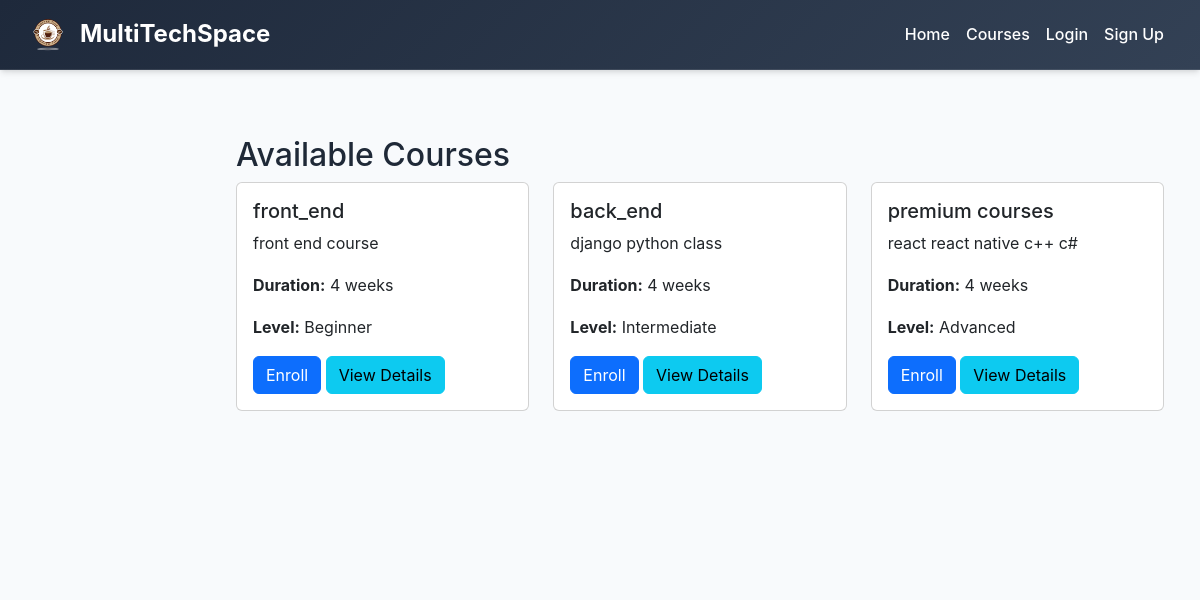
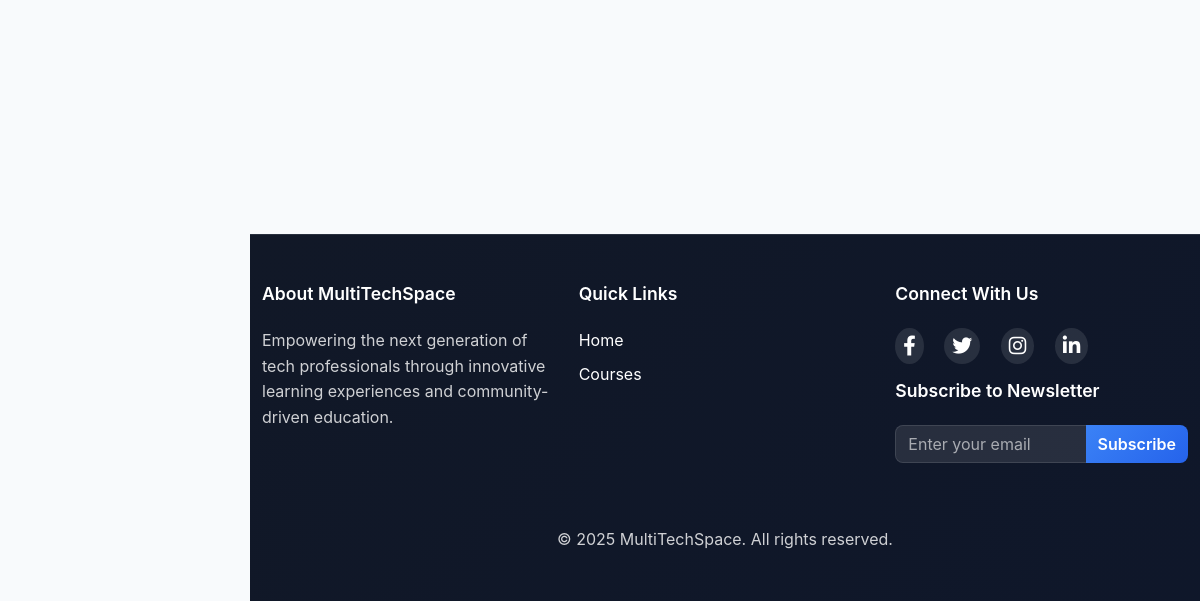
Before: /courses/ with the older database file (2 pictures, top to bottom).
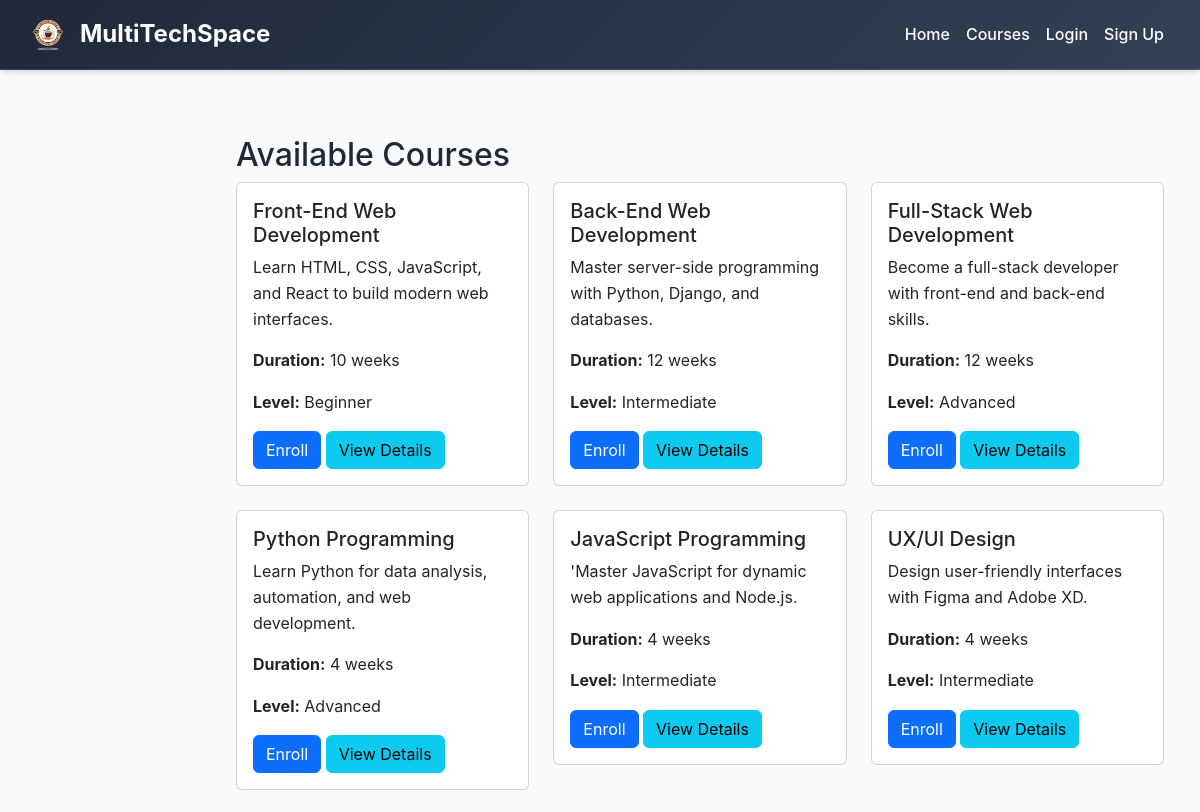
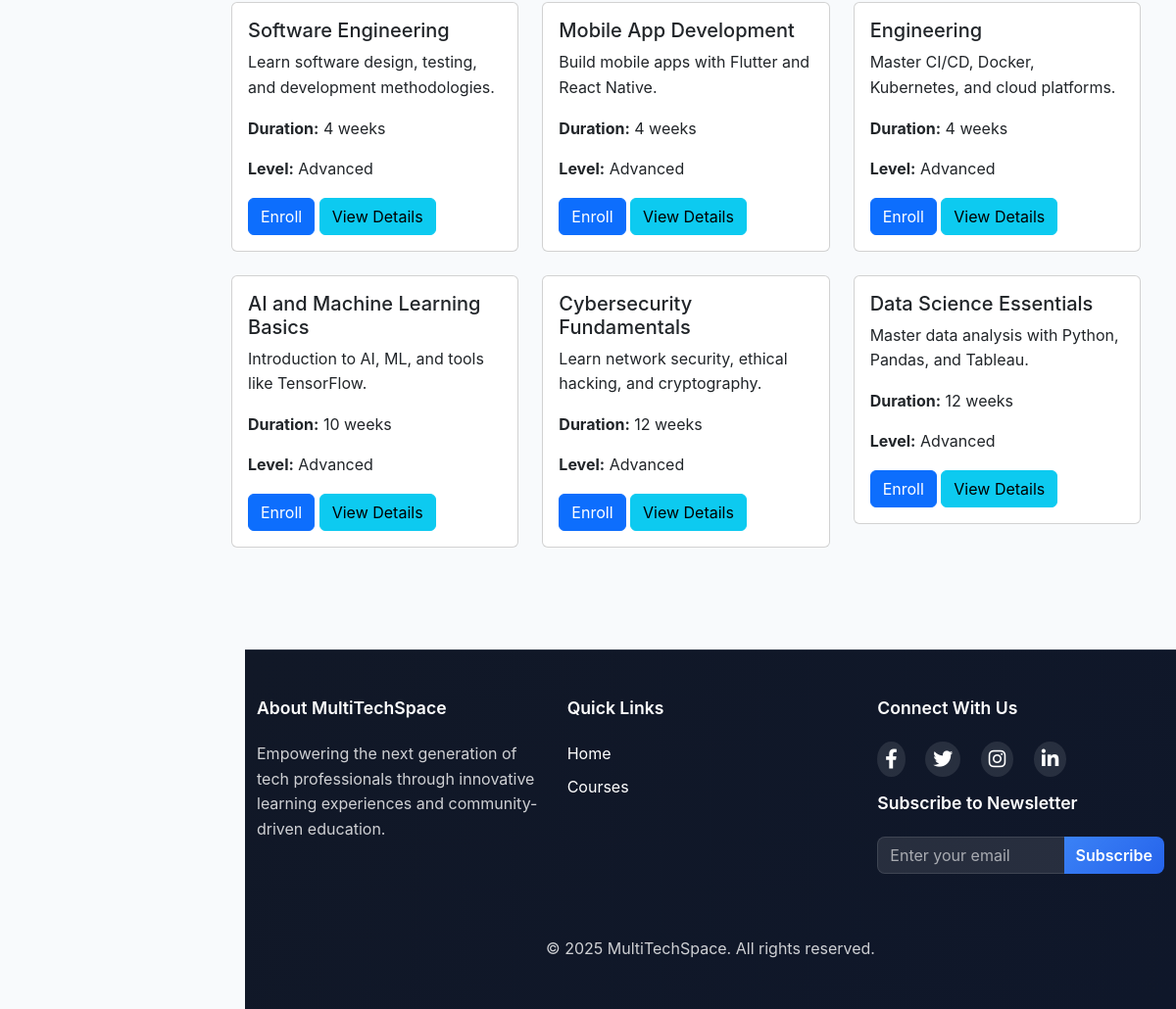
After: the same page with the newer database file (2 pictures, top to bottom).
### core/models.py (models this page shows, shortened)
class Course(models.Model):
    LEVEL_CHOICES = (
        ('Beginner', 'Beginner'),
        ('Intermediate', 'Intermediate'),
        ('Advanced', 'Advanced'),
    )
    title = models.CharField(max_length=200)
    description = models.TextField()
    duration = models.IntegerField()
    level = models.CharField(max_length=20, choices=LEVEL_CHOICES)
    facilitator = models.ForeignKey(User, on_delete=models.SET_NULL, null=True, blank=True)
    price = models.DecimalField(max_digits=10, decimal_places=2, default=0.00)

### core/views.py (the view)
# urls.py: path('courses/', views.course_list, name='course_list'),
def course_list(request):
    courses = Course.objects.all()
    enrolled_course_ids = []
    if request.user.is_authenticated:
        enrolled_course_ids = CourseEnrollment.objects.filter(user=request.user).values_list('course_id', flat=True)
    return render(request, 'core/course_list.html', {'courses': courses, 'enrolled_course_ids': enrolled_course_ids, 'logo_base64': settings.LOGO_BASE64})

### templates/core/course_list.html (shortened to what this page needs)
{% extends 'core/base.html' %}
{% block content %}
<div class="container mt-5">
    <h2>Available Courses</h2>
    {% if courses %}
        <div class="row">
            {% for course in courses %}
                <div class="col-md-4 mb-4">
                    <div class="card">
                        <div class="card-body">
                            <h5 class="card-title">{{ course.title }}</h5>
                            <p class="card-text">{{ course.description|truncatewords:20 }}</p>
                            <p><strong>Duration:</strong> {{ course.duration }} weeks</p>
                            <p><strong>Level:</strong> {{ course.level }}</p>
                            {% if course.id in enrolled_course_ids %}
                                <p class="text-success">Enrolled</p>
                            {% else %}
                                <a href="{% url 'enroll_course' course.id %}" class="btn btn-primary">Enroll</a>
                            {% endif %}
                            <a href="{% url 'course_detail' course.id %}" class="btn btn-info">View Details</a>
                        </div>
                    </div>
                </div>
            {% endfor %}
        </div>
    {% else %}
        <p>No courses available.</p>
    {% endif %}
</div>
{% endblock %}

### templates/core/base.html (shortened to what this page needs)
{% load static %}
<!DOCTYPE html>
<html lang="en">
<head>
    <link href="https://cdn.jsdelivr.net/npm/bootstrap@5.3.0/dist/css/bootstrap.min.css" rel="stylesheet">
    <link rel="stylesheet" href="https://cdnjs.cloudflare.com/ajax/libs/font-awesome/6.4.0/css/all.min.css">
    <link rel="stylesheet" href="https://cdn.jsdelivr.net/npm/izitoast@1.4.0/dist/css/iziToast.min.css">
    <link rel="stylesheet" href="{% static 'css/base.css' %}">
</head>
<body>
    <nav class="navbar navbar-expand-lg navbar-dark bg-primary fixed-top">
        <div class="container-fluid">
            <a class="navbar-brand" href="{% url 'landing' %}">
                <img src="{% static 'images/logo.png' %}" alt="MultiTechSpace Logo" width="40" class="d-inline-block align-text-top">
                MultiTechSpace
            </a>
            <div class="collapse navbar-collapse" id="navbarNav">
                <ul class="navbar-nav ms-auto">
                    <li class="nav-item">
                        <a class="nav-link" href="{% url 'landing' %}">Home</a>
                    </li>
                    <li class="nav-item">
                        <a class="nav-link" href="{% url 'course_list' %}">Courses</a>
                    </li>
                    {% if user.is_authenticated %}
                        <li class="nav-item">
                            <a class="nav-link" href="{% url 'inbox' %}">Messages</a>
                        </li>
                        {% if user.is_staff %}
                            <li class="nav-item">
                                <a class="nav-link" href="{% url 'admindashboard' %}">Admin</a>
                            </li>
                        {% endif %}
                        <li class="nav-item dropdown">
                            <a class="nav-link dropdown-toggle" href="#" id="accountDropdown" role="button" data-bs-toggle="dropdown" aria-expanded="false">
                                Account
                            </a>
                            <ul class="dropdown-menu" aria-labelledby="accountDropdown">
                                {% if user.profile.user_type == 'student' %}
                                    <li><a class="dropdown-item" href="{% url 'student_dashboard' %}">Dashboard</a></li>
                                {% elif user.profile.user_type == 'facilitator' %}
                                    <li><a class="dropdown-item" href="{% url 'facilitator_dashboard' %}">Dashboard</a></li>
                                    <li><a class="dropdown-item" href="{% url 'facilitator_application' %}">Apply for Courses</a></li>
                                {% endif %}
                                <li><hr class="dropdown-divider"></li>
                                <li><a class="dropdown-item" href="{% url 'logout' %}">Logout</a></li>
                            </ul>
                        </li>
                    {% else %}
                        <li class="nav-item">
                            <a class="nav-link" href="{% url 'user_login' %}">Login</a>
                        </li>
                        <li class="nav-item">
                            <a class="nav-link" href="{% url 'register' %}">Sign Up</a>
                        </li>
                    {% endif %}
                </ul>
            </div>
        </div>
    </nav>
    <div class="container-fluid" style="margin-top: 56px;">
        <div class="row">
            <main class="col-md-9 ms-sm-auto col-lg-10 px-md-4">
                {% block content %}{% endblock %}
            </main>
        </div>
    </div>
    <footer class="bg-dark text-white py-5 mt-5">
        <div class="container">
            <div class="row">
                <div class="col-md-4 mb-4">
                    <h5>About MultiTechSpace</h5>
                    <p>Empowering the next generation of tech professionals through innovative learning experiences and community-driven education.</p>
                </div>
                <div class="col-md-4 mb-4">
                    <h5>Quick Links</h5>
                    <ul class="list-unstyled">
                        <li><a href="{% url 'landing' %}" class="text-white text-decoration-none">Home</a></li>
                        <li><a href="{% url 'course_list' %}" class="text-white text-decoration-none">Courses</a></li>
                    </ul>
                </div>
                <div class="col-md-4 mb-4">
                    <h5>Connect With Us</h5>
                    <div class="mb-3">
                        <a href="https://www.facebook.com/multitechspace" class="text-white me-3"><i class="fab fa-facebook-f"></i></a>
                        <a href="https://x.com/firstso14272266?s=21" class="text-white me-3"><i class="fab fa-twitter"></i></a>
                        <a href="https://www.instagram.com/valentineucheena?igsh=MXgzZzE0Nmh1Zzg5aQ%3D%3D&utm_source=qr" class="text-white me-3"><i class="fab fa-instagram"></i></a>
                        <a href="https://linkedin.com/in/valentine-uchenna-678355284" class="text-white"><i class="fab fa-linkedin-in"></i></a>
                    </div>
                    <h5>Subscribe to Newsletter</h5>
                    <form>
                        <div class="input-group mb-3">
                            <input type="email" class="form-control" placeholder="Enter your email" aria-label="Email">
                            <button class="btn btn-primary" type="submit">Subscribe</button>
                        </div>
                    </form>
                </div>
            </div>
            <div class="text-center mt-4">
                <p class="mb-0">© 2025 MultiTechSpace. All rights reserved.</p>
            </div>
        </div>
    </footer>
</body>
</html>

### static/css/base.css (style rules this page uses)
:root { --primary: #1e293b; --primary-light: #334155; --primary-dark: #0f172a; --primary-gradient: linear-gradient(135deg, #1e293b 0%, #334155 100%); --secondary: #64748b; --secondary-light: #94a3b8; --secondary-dark: #475569; --accent: #3b82f6; --accent-light: #60a5fa; --accent-dark: #2563eb; --accent-gradient: linear-gradient(135deg, #3b82f6 0%, #2563eb 100%); --success: #059669; --success-light: #10b981; --warning: #d97706; --danger: #dc2626; --white: #ffffff; --light: #f8fafc; --light-gray: #f1f5f9; --medium-gray: #e2e8f0; --dark-gray: #374151; --dark: #111827; --text-primary: #1f2937; --text-secondary: #6b7280; --text-light: #9ca3af; --text-white: #ffffff; --text-muted: #64748b; --bg-primary: #ffffff; --bg-secondary: #f8fafc; --bg-tertiary: #f1f5f9; --bg-dark: #1e293b; --hover-primary: #2563eb; --hover-secondary: #374151; --focus-ring: rgba(59, 130, 246, 0.3); --sidebar-width: 250px; --navbar-height: 70px; --border-radius: 8px; --box-shadow: 0 4px 6px -1px rgba(0, 0, 0, 0.1), 0 2px 4px -1px rgba(0, 0, 0, 0.06); --box-shadow-lg: 0 10px 15px -3px rgba(0, 0, 0, 0.1), 0 4px 6px -2px rgba(0, 0, 0, 0.05); --transition: all 0.3s cubic-bezier(0.4, 0, 0.2, 1); }
* { margin: 0; padding: 0; box-sizing: border-box; }
body { font-family: -apple-system, BlinkMacSystemFont, 'Segoe UI', Roboto, 'Helvetica Neue', Arial, sans-serif; background-color: var(--bg-secondary); color: var(--text-primary); line-height: 1.6; min-height: 100vh; display: flex; flex-direction: column; font-size: 16px; }
.navbar { background: var(--primary-gradient); backdrop-filter: blur(10px); box-shadow: var(--box-shadow); position: fixed; top: 0; width: 100%; z-index: 1030; height: var(--navbar-height); border-bottom: 1px solid rgba(255, 255, 255, 0.1); padding: 0 1rem; }
.navbar-brand { color: var(--text-white) !important; font-weight: 700; font-size: 1.5rem; display: flex; align-items: center; transition: var(--transition); }
.navbar-brand img { height: 40px; margin-right: 12px; border-radius: 6px; transition: var(--transition); }
.navbar-nav .nav-link { color: var(--text-white) !important; font-weight: 500; padding: 0.75rem 1rem; border-radius: var(--border-radius); transition: var(--transition); position: relative; }
main { margin-top: var(--navbar-height); margin-left: var(--sidebar-width); padding: 2rem; flex: 1; background-color: var(--bg-secondary); min-height: calc(100vh - var(--navbar-height)); transition: var(--transition); }
footer { background: linear-gradient(135deg, var(--dark) 0%, var(--primary-dark) 100%); color: var(--text-white); padding: 3rem 0 2rem; margin-left: var(--sidebar-width); border-top: 1px solid rgba(255, 255, 255, 0.1); transition: var(--transition); }
footer h5 { color: var(--text-white); font-weight: 600; margin-bottom: 1.5rem; font-size: 1.1rem; }
footer p { color: rgba(255, 255, 255, 0.8); line-height: 1.6; }
footer a { color: rgba(255, 255, 255, 0.8); text-decoration: none; transition: var(--transition); }
footer .list-unstyled li { margin-bottom: 0.5rem; }
footer .fab { font-size: 1.25rem; padding: 0.5rem; border-radius: 50%; background: rgba(255, 255, 255, 0.1); transition: var(--transition); }
footer .input-group .form-control { background-color: rgba(255, 255, 255, 0.1); border: 1px solid rgba(255, 255, 255, 0.2); color: var(--text-white); border-radius: var(--border-radius); }
footer .input-group .form-control::placeholder { color: rgba(255, 255, 255, 0.6); }
footer .input-group .btn-primary { background: var(--accent-gradient); border: none; border-radius: var(--border-radius); font-weight: 600; transition: var(--transition); }

Changed rows visible on the page:
removed Course: title "premium courses", description "react react native c++ c#", duration "4", level "Advanced", shows "Enroll"
changed Course "Beginner": title "front_end" → "Front-End Web Development"; description "front end course" → "Learn HTML, CSS, JavaScript, and React to build modern web interfaces."; duration "4" → "10"
changed Course: title "back_end" → "Back-End Web Development"; description "django python class" → "Master server-side programming with Python, Django, and databases."; duration "4" → "12"
added Course: title "Full-Stack Web Development", description "Become a full-stack developer with front-end and back-end skills.", duration "12", level "Advanced", shows "Enroll"
added Course: title "Python Programming", description "Learn Python for data analysis, automation, and web development.", duration "4", level "Advanced", shows "Enroll"
added Course: title "JavaScript Programming", description "'Master JavaScript for dynamic web applications and Node.js.", duration "4", level "Intermediate", shows "Enroll"
added Course: title "UX/UI Design", description "Design user-friendly interfaces with Figma and Adobe XD.", duration "4", level "Intermediate", shows "Enroll"
added Course: title "Software Engineering", description "Learn software design, testing, and development methodologies.", duration "4", level "Advanced", shows "Enroll"
added Course: title "Mobile App Development", description "Build mobile apps with Flutter and React Native.", duration "4", level "Advanced", shows "Enroll"
added Course: title "Engineering", description "Master CI/CD, Docker, Kubernetes, and cloud platforms.", duration "4", level "Advanced", shows "Enroll"
added Course: title "AI and Machine Learning Basics", description "Introduction to AI, ML, and tools like TensorFlow.", duration "10", level "Advanced", shows "Enroll"
added Course: title "Cybersecurity Fundamentals", description "Learn network security, ethical hacking, and cryptography.", duration "12", level "Advanced", shows "Enroll"
added Course: title "Data Science Essentials", description "Master data analysis with Python, Pandas, and Tableau.", duration "12", level "Advanced", shows "Enroll"
